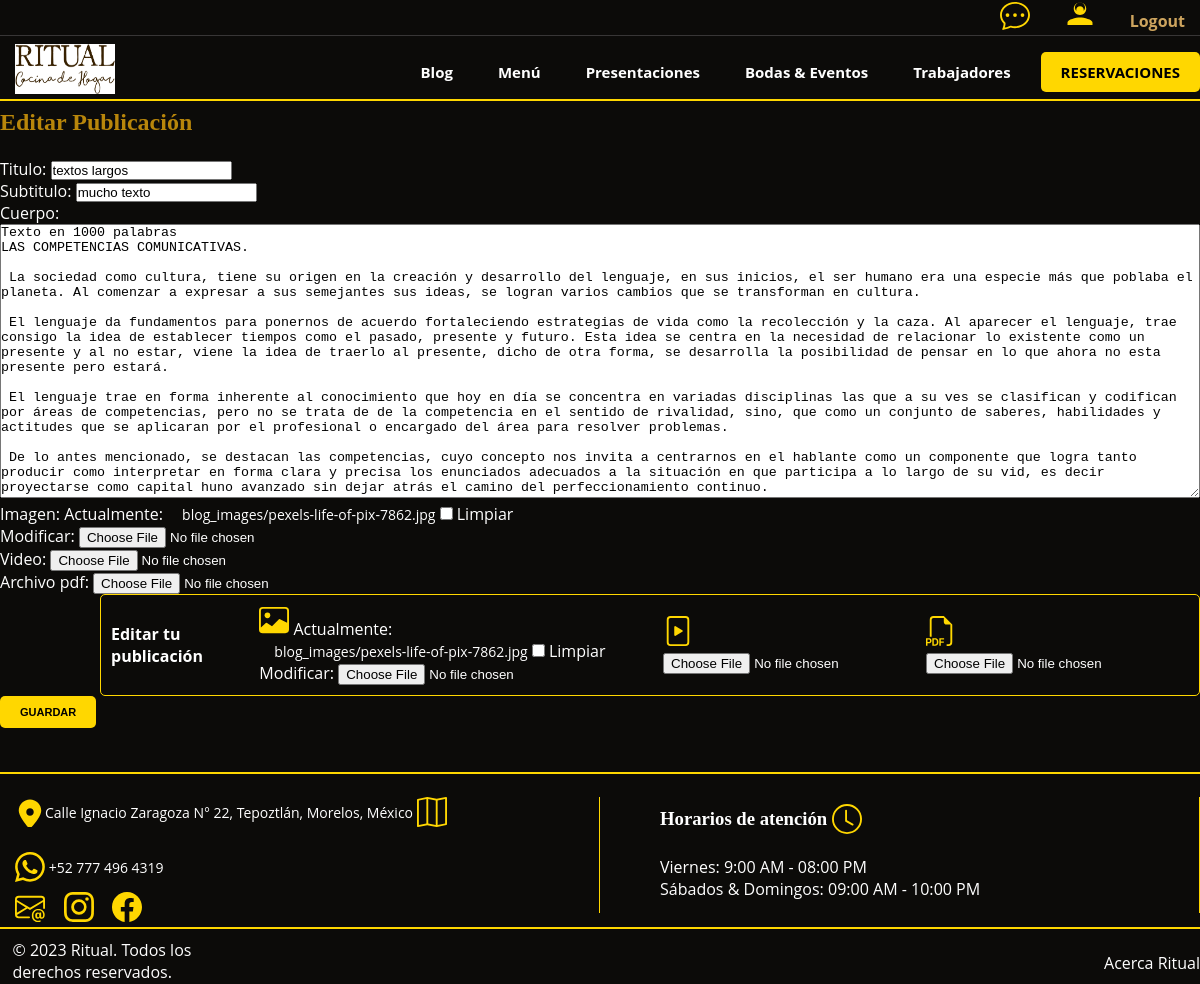
Before: /blog/editar/3/ (signed in) with the older database file.
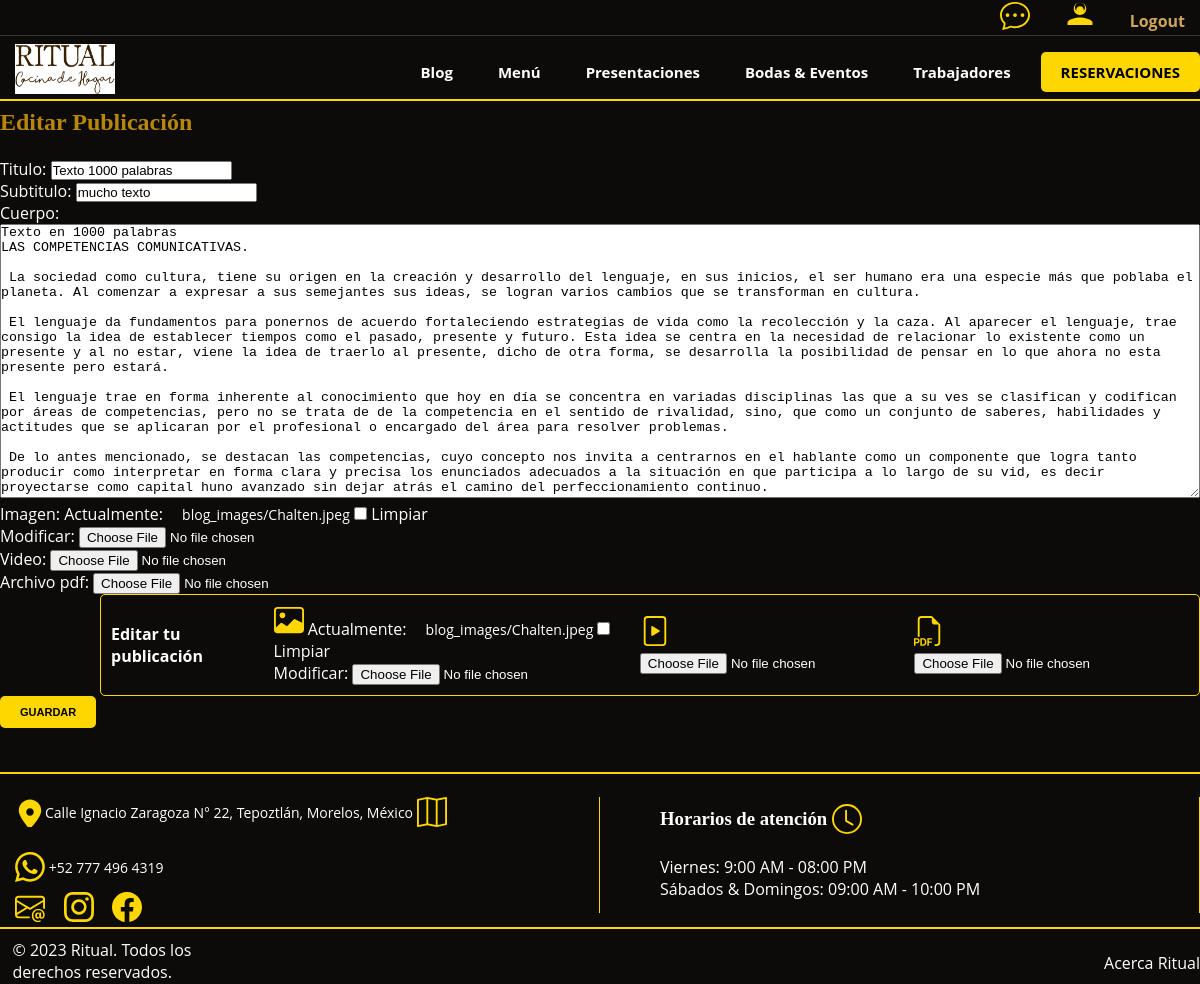
After: the same page with the newer database file.
### AppRitual/models.py (models this page shows, shortened)
class Blog(models.Model):
    titulo = models.CharField(max_length=70)
    subtitulo = models.CharField(max_length=100)
    cuerpo = models.TextField()
    autor = models.ForeignKey(settings.AUTH_USER_MODEL, on_delete=models.CASCADE)
    fechaPublicacion = models.DateTimeField(auto_now_add=True)
    imagen = models.ImageField(upload_to='blog_images/', null=True, blank=True)
    video = models.FileField(upload_to='blog_videos/', null=True, blank=True)
    archivo_pdf = models.FileField(upload_to='blog_files/', null=True, blank=True)

### AppRitual/views.py (the view)
# urls.py: path('blog/editar/<int:blog_id>/', editarBlog, name="editarBlog"),
@login_required
def editarBlog(request, blog_id):
    blog = get_object_or_404(Blog, id=blog_id)
    if request.method == 'POST':
        form = BlogForm(request.POST, request.FILES, instance=blog)
        if form.is_valid():
            form.save()
            return redirect('blog/detalle')
    else:
        form = BlogForm(instance=blog)
    return render(request, 'blog/editarBlog.html', {'form': form})

### AppRitual/forms.py
class BlogForm(forms.ModelForm):
    class Meta:
        model = Blog
        fields = ['titulo', 'subtitulo', 'cuerpo', 'imagen', 'video', 'archivo_pdf']
        exclude = ['autor']
        widgets = {
            'cuerpo': forms.Textarea(attrs={'style': 'height: 274px; width: 1200px;'})
        }

### AppRitual/templates/blog/editarBlog.html (shortened to what this page needs)
{% extends "AppRitual/templatePadre.html" %}
{% load static %}
{% block welcome_message %}
  <h1 style="color: #b8860b;">Editar Publicación</h1>
  <br>
  <form method="post" enctype="multipart/form-data">
    {{ form.as_p }}
    <div style="border: 1px solid gold; border-radius: 5px; padding: 10px; display: inline-block; margin-left: 100px;">
      <div style="display: flex; align-items: center;">
        <span style="margin-right: 10px;"><strong>Editar tu publicación</strong></span>
        <label for="id_imagen" style="max-width: 600px; cursor: pointer;">
          {{ form.imagen }}
        </label>
        <label for="id_video" style="display: inline-block; margin-right: 10px; cursor: pointer;">
          {{ form.video }}
        </label>
        <label for="id_archivo_pdf" style="display: inline-block; margin-right: 10px; cursor: pointer;">
          {{ form.archivo_pdf }}
        </label>
      </div>
    </div>
    <br>
    <button type="submit" style="background-color: #ffd700; color: black; padding: 10px 20px; border-radius: 5px; font-size: 11px; font-weight: bold; text-transform: uppercase; border: none; cursor: pointer;">Guardar</button>
  </form>
  <br><br>
{% endblock %}

Changed rows visible on the page:
changed Blog "mucho texto": titulo "textos largos" → "Texto 1000 palabras"
Other visible differences:
text no longer shown: "Titulo: Subtitulo: Cuerpo: Imagen: Actualmente: blog_images/pexels-life-of-pix-7862.jpg Limpiar Modificar: Video: Archivo pdf: Actualmente: blog_images/pexels-life-of-pix-7862.jpg Limpiar Modificar:"
text now shown: "Titulo: Subtitulo: Cuerpo: Imagen: Actualmente: blog_images/Chalten.jpeg Limpiar Modificar: Video: Archivo pdf: Actualmente: blog_images/Chalten.jpeg Limpiar Modificar:"
